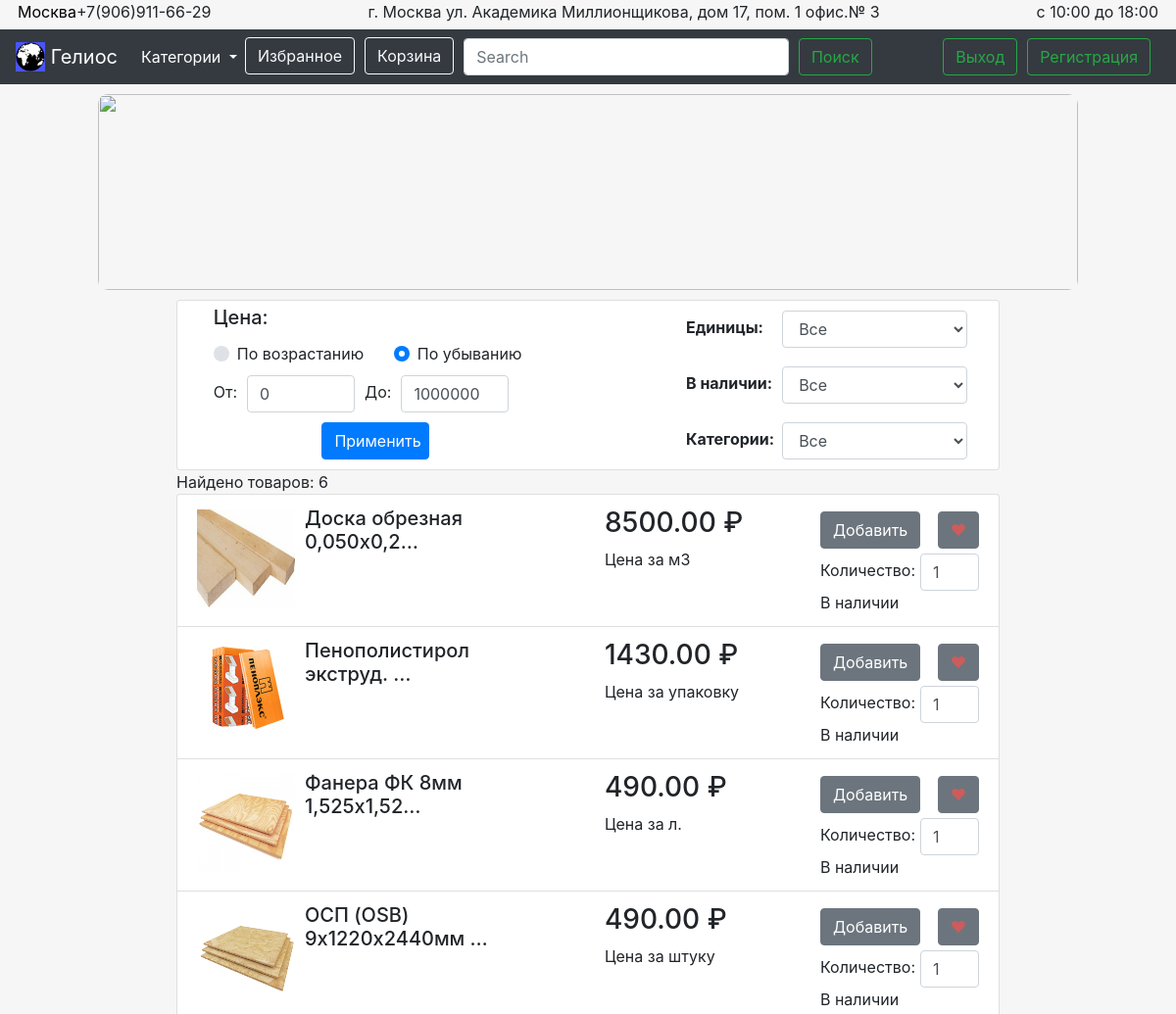
/search (signed in, upper part), run on an earlier commit of the app's database.
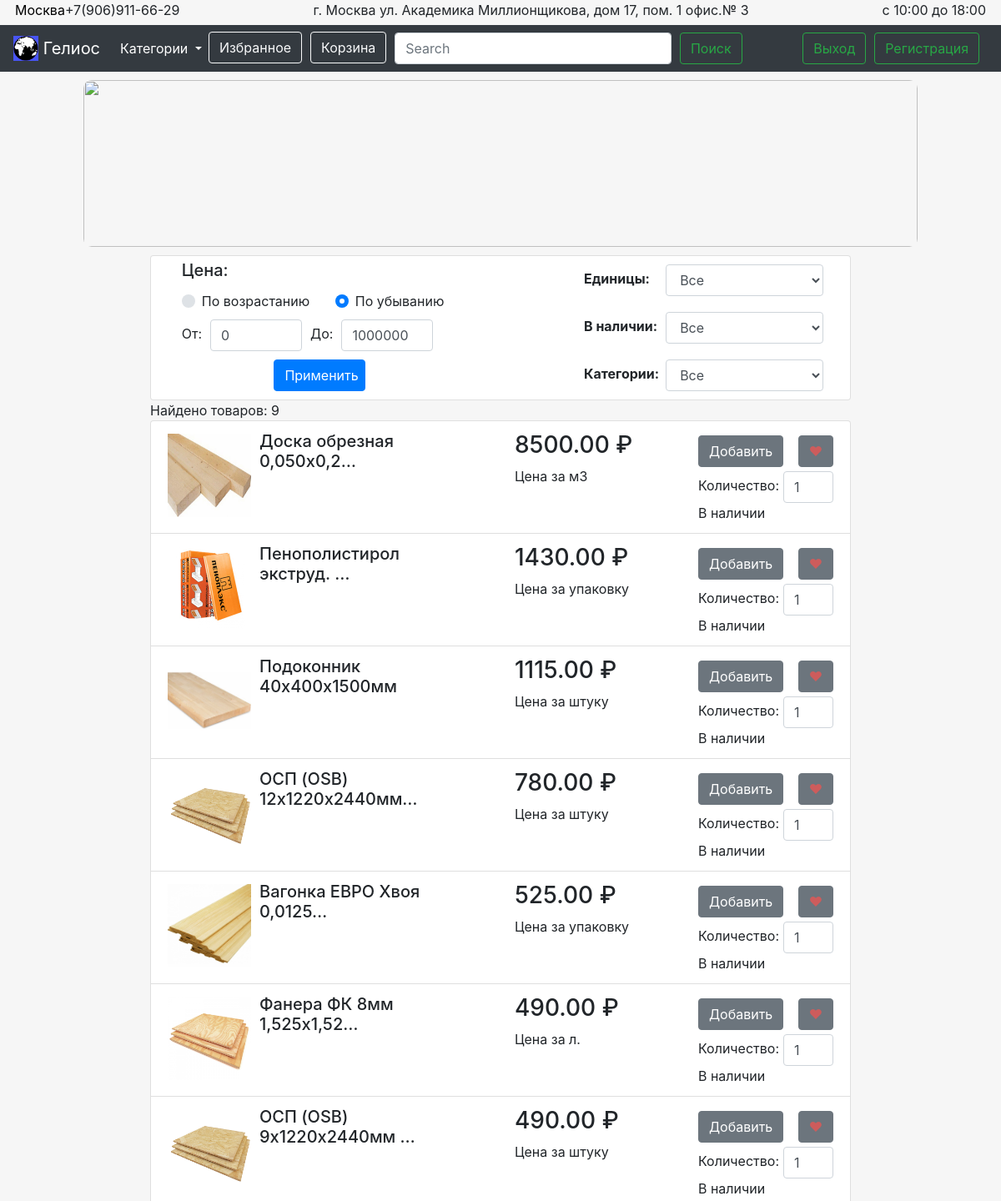
And on a later commit of the database.
### product/models.py (models this page shows, shortened)
class Product(models.Model):
    name = models.CharField(max_length=100, blank=True, null=True, default=None)
    price = models.DecimalField(max_digits=10, decimal_places=2, default=0)
    price_per_some = models.ForeignKey(PricePerSome, blank=True, null=True, default=None)
    characteristic = models.TextField(blank=True, null=True, default=None)
    description = models.TextField(blank=True, null=True, default=None)
    category = models.ForeignKey(Category, blank=True, null=True, default=None)
    image = models.ImageField(upload_to='product_images\\')
    is_active = models.BooleanField(default=True)
    is_main = models.BooleanField(default=False)
    created = models.DateTimeField(auto_now_add=True, auto_now=False)
    updated = models.DateTimeField(auto_now_add=False,auto_now=True)
    class Meta:
        verbose_name = 'Товар'
        verbose_name_plural = 'Товары'

class PricePerSome(models.Model):
    name = models.CharField(max_length=100, blank=True, null=True, default=None)
    created = models.TimeField(auto_now_add=True, auto_now=False)
    updated = models.TimeField(auto_now_add=False, auto_now=True)
    def __str__(self):
        return 'Цена за ' + self.name
    class Meta:
        verbose_name = 'Цена за ...'
        verbose_name_plural = 'Цены за ...'

### search/views.py (the view)
# urls.py: url(r'^', include('search.urls')),
def search(request):
    filter_categories = 'Все'
    filter_is_exist = 'Все'
    filter_per_some = 'Все'
    is_login = request.user.is_authenticated()
    user_name = request.user.username
    session_key = request.session.session_key
    if not session_key:
        request.session.cycle_key()
    if not is_login:
        user_name = session_key
        try:
            UserData.objects.get(owner_name=user_name)
        except:
            UserData.objects.create(owner_name=user_name, liked_data='', order_data='')
    text_search = ''
    filter_price_from = 0
    filter_price_to = 10**6
    filter_per_some = 'Все'
    filter_is_exist = 'Все'
    filter_sort_by = 'filterRadioDown'
    if request.method == 'POST':
        if 'search_butt' in request.POST:
            search_form = SearchForm(request.POST)
            if search_form.is_valid():
                text_search = search_form.cleaned_data['text_search']
            filter_form = FilterForm()
        elif 'filter_butt' in request.POST:
            filter_form = FilterForm(request.POST)
            filter_form.fields['filter_sort_by'].label = 'filterRadioDown'
            if filter_form.is_valid():
                request.session['filter_form_data'] = filter_form.cleaned_data
                filter_sort_by = request.POST.get('filterRadio')
                filter_per_some = request.POST.get('filter_per_some')
                filter_price_from = filter_form.cleaned_data['filter_price_from']
                filter_price_to = filter_form.cleaned_data['filter_price_to']
                filter_is_exist = request.POST.get('filter_is_exist')
                filter_categories = request.POST.get('filter_categories')
                text_search = filter_form.cleaned_data['text_search']
            search_form = SearchForm()
    else:
        search_form = SearchForm()
        filter_form = FilterForm()
    products = Product.objects.all()
    searched = []
    for product in products:
        if (text_search in product.name or text_search in product.description or text_search in product.characteristic
           or text_search in product.category.name or text_search in product.price_per_some.name
           or text_search in str(product.price)):
            if filter_price_from <= product.price <= filter_price_to:
                if product.price_per_some.name == filter_per_some[3:] or filter_per_some == 'Все':
                    if ((product.is_active and filter_is_exist == 'Есть')
                       or (not product.is_active and filter_is_exist == 'Нет') or (filter_is_exist == 'Все')):
                        if product.category.name == filter_categories or filter_categories == 'Все':
                            searched.append(product)
    searched.sort(key=lambda elem: elem.price, reverse=(filter_sort_by == 'filterRadioDown'))
    len_prods = len(searched)
    return render(request, 'search.html', locals())

### templates/search.html (shortened to what this page needs)
{% extends 'base.html' %}
{% load static %}
{% block content %}
  {% include 'filters.html' %}
  <div id="cat-container">
    {% if len_prods %}
      <div>Найдено товаров: {{ len_prods }}</div>
      <ul class="list-group">
        {% for product in searched %}
          <li class="list-group-item">
            <div id="cat-prod-container">
              <div id="cat-prod-left">
                <a href="{% url 'product' product.id %}">
                  <img src="../../static/media/{{ product.image }}" id="best-product-image">
                </a>
                <h5>{{ product.name|truncatechars_html:25 }}</h5>
              </div>
              <div id="cat-prod-right">
                <div id="cat-prod-right-left">
                  <h3 id="best-product-price">{{ product.price }} &#8381</h3>
                  <div id="best-price-per-one">{{ product.price_per_some }}</div>
                </div>
                <div id="cat-prod-right-right">
                  <div id="cat-btn-cont">
                    <button type="button" class="btn btn-secondary to-order-butt {{ product.id }}-to-hide-btn"
                              data-product_id = "{{ product.id }}"
                              data-is_delete = "false"
                              data-loc = "main"
                    >Добавить</button>
                    <form class="product-liked-form" action="{% url 'update_favorites' %}">
                      <button class="btn btn-secondary like-butt {{ product.id }}-to-hide-like" id="like-butt"
                              data-product_id = "{{ product.id }}"
                              data-is_delete="false"
                              data-loc="main"
                      >&#10084;</button>
                    </form>
                  </div>
                  <form id="cat-prod-form" class="product-stuff-cont" action="{% url 'update_order' %}">
                    <div class="label-input-controlled">Количество:</div>
                    <input class="form-control {{ product.id }}-product-input" type="number" id="count-of-best-product"
                           min="0" max="1000000" value="1" placeholder="0">
                  </form>
                  {% if product.is_active%}
                    <div>В наличии</div>
                  {% else %}
                    <div>Нет в наличии</div>
                  {% endif %}
                </div>
              </div>
            </div>
          </li>
        {% endfor %}
      </ul>
    {% else %}
      <div id="zero-found">
        <p>Ничего не найдено</p>
      </div>
    {% endif %}
  </div>
{% endblock %}

### templates/base.html (shortened to what this page needs)
{% load static %}
<!DOCTYPE html>
<html lang="en">
  <head>
      <link rel="stylesheet" href="{% static 'css/base.css' %}">
    <link rel="stylesheet" href="https://maxcdn.bootstrapcdn.com/bootstrap/4.0.0/css/bootstrap.min.css">
  </head>
  <body>
    <main>
      <div id="header-top">
          <a href="#" id="city">Москва</a>
          <div id="header-top-right">
              <p>+7(906)911-66-29</p>
              <p>г.&nbspМосква&nbspул.&nbspАкадемика&nbspМиллионщикова,&nbspдом&nbsp17,&nbspпом.&nbsp1&nbspофис.№&nbsp3</p>
              <p>с 10:00 до 18:00</p>
          </div>
      </div>
    {% include 'nav.html' %}
      <div id="top-banner-cont">
        <img src="{% static 'media/main/banner.bmp' %}" id="top-banner">
      </div>
      {% block content %}
      {% endblock %}
    </main>
</body>
</html>

### templates/nav.html (shortened to what this page needs)
{% load nav_items %}
<nav class="navbar navbar-expand-lg navbar navbar-dark bg-dark">
  <div id="main-nav-container">
    <div id="mini-nav-left">
      <div id="nav-icon-and-drop">
        <a class="navbar-brand" href="/">
            <img src="/static/media/base/icon.jpg" width="30" height="30" class="d-inline-block align-top" alt="">
            Гелиос
        </a>
        <ul class="navbar-nav mr-auto">
          <li class="nav-item dropdown">
            <a class="nav-link dropdown-toggle" href="#" id="navbarDropdown" role="button" data-toggle="dropdown" aria-haspopup="true" aria-expanded="false"
            style="color: white">
              Категории
            </a>
          </li>
        </ul>
      </div>
      <div id="nav-buttons-left">
        <a href="{% url 'favorites' %}"><button type="button" id="nav-liked-button" class="btn btn-outline-light"
        {% if not is_login %}disabled{% endif %}>Избранное</button></a>
        <a href="{% url 'order' %}"><button id="order-butt" type="button" class="btn btn-outline-light" href="#">Корзина</button></a>
      </div>
    </div>
    <div class="collapse navbar-collapse" id="navbarcontent">
      <form id="search-form" action="/search/" method="post">
        <input class="form-control" type="text" name="text_search" placeholder="Search" aria-label="Search" value="{{ text_search }}" id="nav-search-input">
        <input class="btn btn-outline-success" type="submit" value="Поиск" style="width:90px" name="search_butt" id="nav-search-button">
      </form>
      <div id="auth-container">
        {% if is_login %}
          <a href="{% url 'logout' %}"><button type="button" class="btn btn-outline-success">Выход</button></a>
        {% else %}
          <a href="{% url 'login' %}"><button type="button" class="btn btn-outline-success">Вход</button></a>
        {% endif %}
        <a href="{% url 'signup' %}"><button type="button" class="btn btn-outline-success" id="nav-signup-butt">Регистрация</button></a>
      </div>
    </div>
  </div>
</nav>

### templates/filters.html (shortened to what this page needs)
{% load per_some %}
{% load categ_items %}
<form id="filter-form" action="/search" method="post">
  <div class="card">
    <div id="filter-form-cont">
      <div id="filter-top-elems">
        <h5>Цена:</h5>
        <div id="filter-top-top-elems">
          <div id="filter-top-left-elem">
            <div class="custom-control custom-radio">
              <label class="custom-control-label" for="customRadio1">По возрастанию</label>
            </div>
            <div class="custom-control custom-radio">
              <label class="custom-control-label" for="customRadio2">По убыванию</label>
            </div>
          </div>
          <div id="filter-top-right-elem">
            <div class="filter-price-cont">
              <label for="from-price-input">От:</label>
              <input class="form-control" id="from-price-input" type="number" name="filter_price_from" value="{{ filter_price_from }}">
            </div>
            <div class="filter-price-cont" id="filter-price-to-cont">
              <label for="to-price-input">До:</label>
              <input class="form-control" id="to-price-input" type="number" name="filter_price_to" value="{{ filter_price_to }}">
            </div>
          </div>
        </div>
        <div id="filter-btn-cont">
          <input class="btn btn-primary" type="submit" value="Применить" id="filter-apply-btn" name="filter_butt">
        </div>
      </div>
      <div id="filter-bottom-elems">
        <div class="filter-bottom-elem">
          <label for="per-some-select">Единицы:</label>
          <select id="per-some-select" class="form-control" name="filter_per_some">
            <option {% if filter_per_some == 'Все' %}selected{% endif %}>Все</option>
          </select>
        </div>
        <div class="filter-bottom-elem">
          <label for="exist-select">В наличии:</label>
          <select id="exist-select" class="form-control" name="filter_is_exist">
            <option value="Все" {% if filter_is_exist == 'Все' %}selected{% endif %}>Все</option>
          </select>
        </div>
        <div class="filter-bottom-elem">
          <label for="category-select">Категории:</label>
          <select id="category-select" class="form-control" name="filter_categories">
            <option value="Все" {% if filter_categories == 'Все' %}selected{% endif %}>Все</option>
          </select>
        </div>
      </div>
    </div>
  </div>
</form>

What changed in the data, as far as the page shows it:
added Product: image (picture), name "Подоконник 40х400х1500мм", price "1115.00", price_per_some "Цена за штуку", is_active "В наличии"
added Product: image (picture), name "ОСП (OSB) 12х1220х2440мм…", price "780.00", price_per_some "Цена за штуку", is_active "В наличии"
added Product: image (picture), name "Вагонка ЕВРО Хвоя 0,0125…", price "525.00", price_per_some "Цена за упаковку", is_active "В наличии"
Also different on the page:
{{ len_prods }}: "6" → "9"
